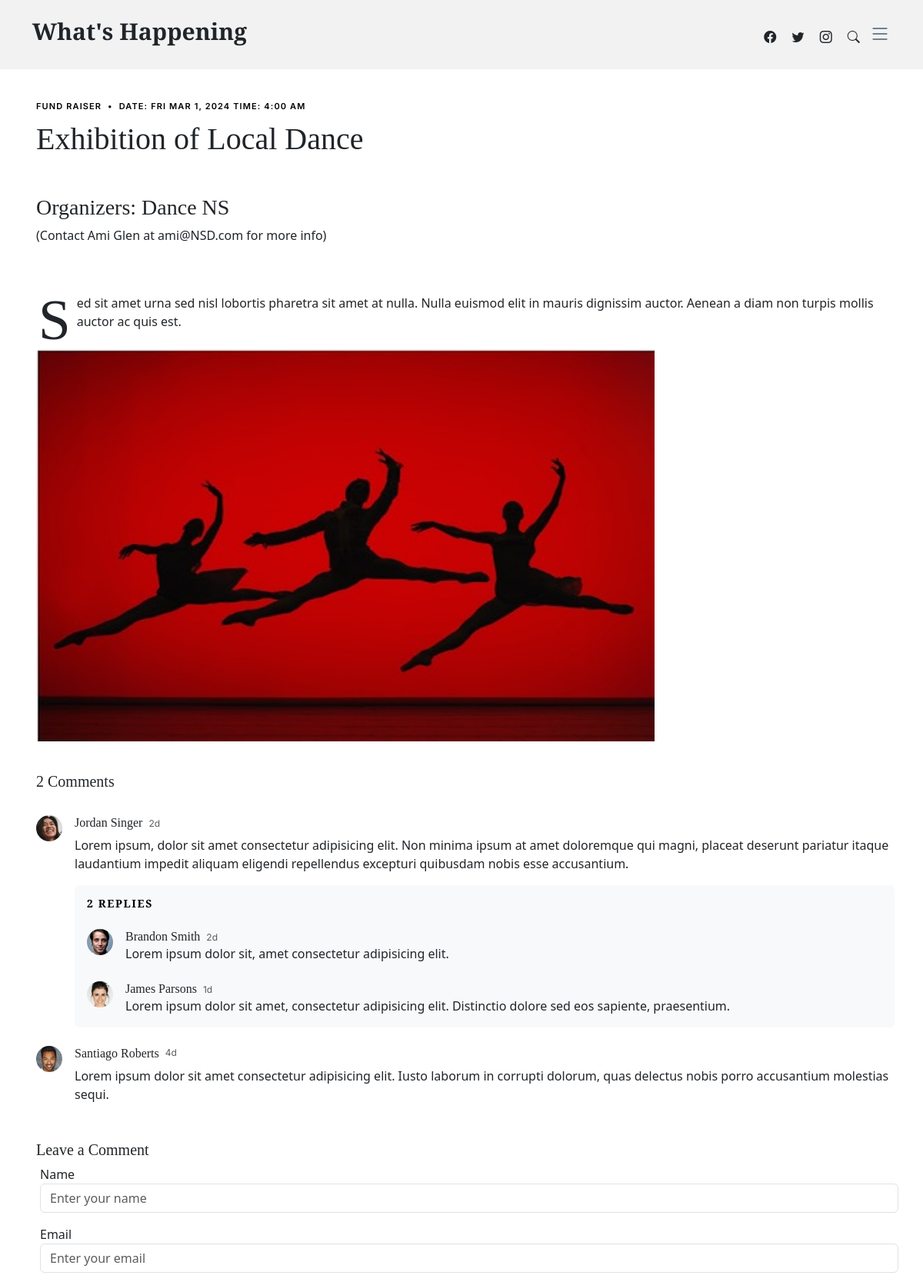
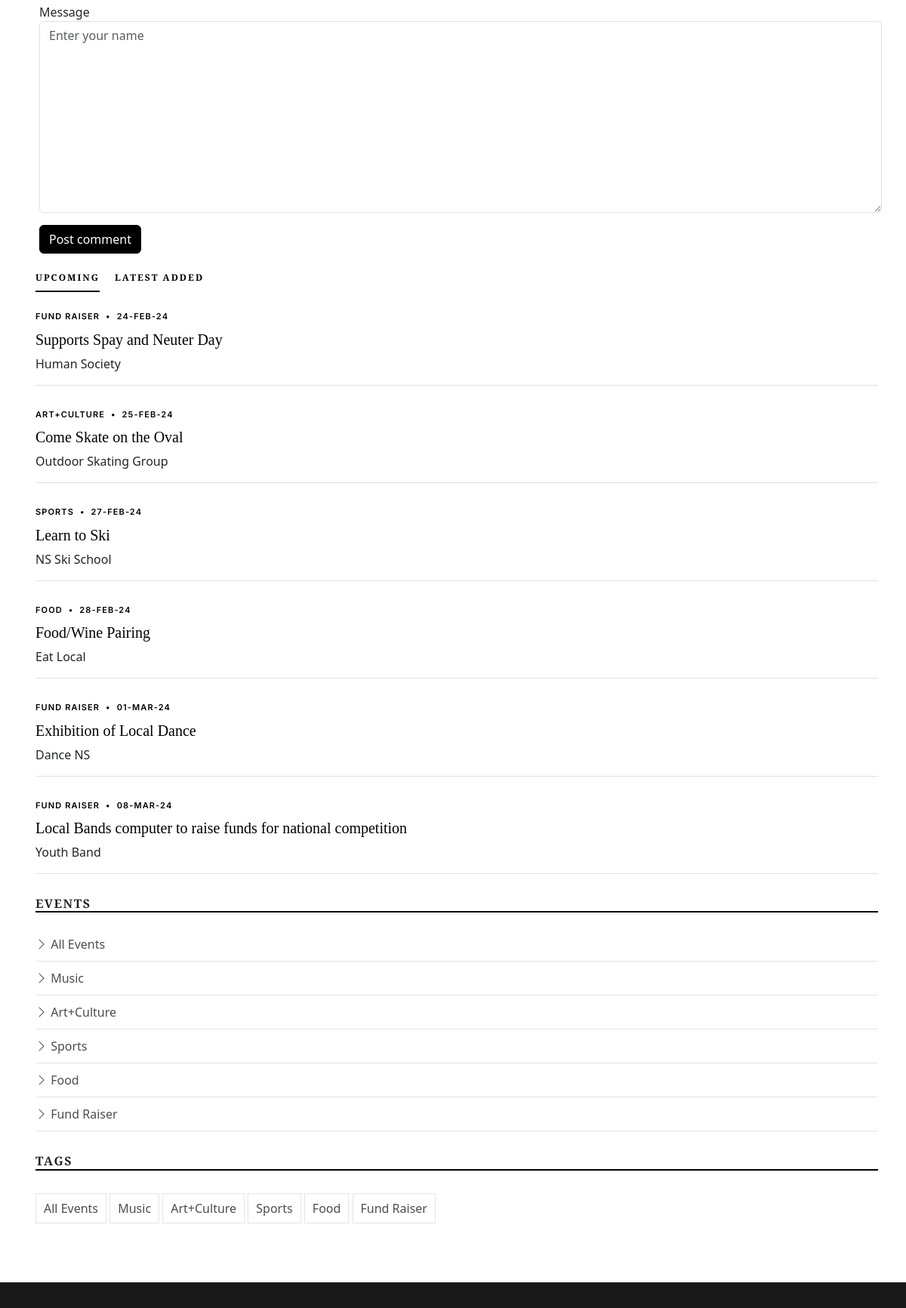
The app's page /single-post.php?type=19 (upper part) with its own data (2 pictures, top to bottom).
### tables this page shows
CREATE TABLE `Events` (
  `EventID` int(11) NOT NULL,
  `EventTypeID` int(11) NOT NULL,
  `GroupID` int(11) NOT NULL,
  `EventDate` timestamp NOT NULL DEFAULT CURRENT_TIMESTAMP,
  `SubmitDate` timestamp NOT NULL DEFAULT CURRENT_TIMESTAMP,
  `EventTitle` varchar(100) NOT NULL,
  `EventImage` varchar(50) NOT NULL,
  `EventDesc` text NOT NULL
);

CREATE TABLE `EventTypes` (
  `EventTypeID` int(11) NOT NULL,
  `TypeName` varchar(100) NOT NULL
);

CREATE TABLE `Groups` (
  `GroupID` int(11) NOT NULL,
  `GroupName` varchar(100) NOT NULL,
  `GroupImage` varchar(50) NOT NULL,
  `GroupType` varchar(100) NOT NULL,
  `GroupDesc` text NOT NULL,
  `ContactName` varchar(255) NOT NULL,
  `ContactEmail` varchar(255) NOT NULL
);

### single-post.php (the view, shortened to what this page needs)
<!DOCTYPE html>
<html lang="en">
<head>
  <link href="assets/vendor/bootstrap/css/bootstrap.min.css" rel="stylesheet">
  <link href="assets/vendor/bootstrap-icons/bootstrap-icons.css" rel="stylesheet">
  <link href="assets/vendor/swiper/swiper-bundle.min.css" rel="stylesheet">
  <link href="assets/vendor/glightbox/css/glightbox.min.css" rel="stylesheet">
  <link href="assets/vendor/aos/aos.css" rel="stylesheet">
  <link href="assets/css/variables.css" rel="stylesheet">
  <link href="assets/css/main.css" rel="stylesheet">
</head>
<body>
   <header id="header" class="header d-flex align-items-center fixed-top">
    <div class="container-fluid container-xl d-flex align-items-center justify-content-between">
      <a href="index.php" class="logo d-flex align-items-center">
        <h1>What's Happening</h1>
      </a>
      <div class="position-relative">
        <a href="#" class="mx-2"><span class="bi-facebook"></span></a>
        <a href="#" class="mx-2"><span class="bi-twitter"></span></a>
        <a href="#" class="mx-2"><span class="bi-instagram"></span></a>
        <a href="#" class="mx-2 js-search-open"><span class="bi-search"></span></a>
        <i class="bi bi-list mobile-nav-toggle"></i>
      </div>
    </div>
  </header>
  <main id="main">
    <section class="single-post-content">
      <div class="container">
        <div class="row">
          <div class="col-md-9 post-content" data-aos="fade-up">
            <?php
              include 'serverlogin.php';
              $conn = new mysqli($db_hostname, $db_username, $db_password, $db_database);
              if(isset($_GET['type'])) {
                  $eventID = $_GET['type'];
                  $sql = "SELECT Events.EventID, Events.EventTypeID, Events.GroupID, Events.EventDate, Events.EventTitle, Events.EventImage, Events.EventDesc, EventTypes.TypeName, Groups.GroupName, Groups.ContactName, Groups.ContactEmail
                          FROM Events
                          INNER JOIN EventTypes ON Events.EventTypeID = EventTypes.EventTypeID
                          INNER JOIN whats_happening.Groups ON Events.GroupID = whats_happening.Groups.GroupID
                          WHERE Events.EventID = $eventID";
                  $result = $conn->query($sql);
                  if ($result->num_rows > 0) {
                    while($row = $result->fetch_assoc()){
                      $string1=substr($row["EventDesc"],0,1);
                      $string2=substr($row["EventDesc"],1,strlen($row["EventDesc"]));
                      $eventDateTime = date_create($row["EventDate"]);
                      $formattedDate = date_format($eventDateTime, "D M j, Y");
                      $formattedTime = date_format($eventDateTime, "g:i A");
                      echo <<<DIVBLOCK
                          <div class="single-post">
                          <div class="post-meta"><span class="date">{$row["TypeName"]}</span> <span class="mx-1">&bullet;</span> <span>DATE: $formattedDate TIME: $formattedTime</span></div>
                          <h1 class="mb-5">{$row["EventTitle"]}</h1>
                          <p><h3>Organizers: {$row["GroupName"]}</h3>
                          <h3></h3>(Contact {$row["ContactName"]} at {$row["ContactEmail"]} for more info)</p><br><br>
                          <p><span class="firstcharacter">{$string1}</span>{$string2} <br><br>
                          <img src={$row["EventImage"]} height="510" width=""1992.450 alt="" class="me-4 thumbnail"></p>
                          </div>
                      DIVBLOCK;
                    }
                  }
                }
            ?>
            <div class="comments">
              <h5 class="comment-title py-4">2 Comments</h5>
              <div class="comment d-flex mb-4">
                <div class="flex-shrink-0">
                  <div class="avatar avatar-sm rounded-circle">
                    <img class="avatar-img" src="assets/img/person-5.jpg" alt="" class="img-fluid">
                  </div>
                </div>
                <div class="flex-grow-1 ms-2 ms-sm-3">
                  <div class="comment-meta d-flex align-items-baseline">
                    <h6 class="me-2">Jordan Singer</h6>
                    <span class="text-muted">2d</span>
                  </div>
                  <div class="comment-body">
                    Lorem ipsum, dolor sit amet consectetur adipisicing elit. Non minima ipsum at amet doloremque qui magni, placeat deserunt pariatur itaque laudantium impedit aliquam eligendi repellendus excepturi quibusdam nobis esse accusantium.
                  </div>
                  <div class="comment-replies bg-light p-3 mt-3 rounded">
                    <h6 class="comment-replies-title mb-4 text-muted text-uppercase">2 replies</h6>
                    <div class="reply d-flex mb-4">
                      <div class="flex-shrink-0">
                        <div class="avatar avatar-sm rounded-circle">
                          <img class="avatar-img" src="assets/img/person-4.jpg" alt="" class="img-fluid">
                        </div>
                      </div>
                      <div class="flex-grow-1 ms-2 ms-sm-3">
                        <div class="reply-meta d-flex align-items-baseline">
                          <h6 class="mb-0 me-2">Brandon Smith</h6>
                          <span class="text-muted">2d</span>
                        </div>
                        <div class="reply-body">
                          Lorem ipsum dolor sit, amet consectetur adipisicing elit.
                        </div>
                      </div>
                    </div>
                    <div class="reply d-flex">
                      <div class="flex-shrink-0">
                        <div class="avatar avatar-sm rounded-circle">
                          <img class="avatar-img" src="assets/img/person-3.jpg" alt="" class="img-fluid">
                        </div>
                      </div>
                      <div class="flex-grow-1 ms-2 ms-sm-3">
                        <div class="reply-meta d-flex align-items-baseline">
                          <h6 class="mb-0 me-2">James Parsons</h6>
                          <span class="text-muted">1d</span>
                        </div>
                        <div class="reply-body">
                          Lorem ipsum dolor sit amet, consectetur adipisicing elit. Distinctio dolore sed eos sapiente, praesentium.
                        </div>
                      </div>
                    </div>
                  </div>
                </div>
              </div>
              <div class="comment d-flex">
                <div class="flex-shrink-0">
                  <div class="avatar avatar-sm rounded-circle">
                    <img class="avatar-img" src="assets/img/person-2.jpg" alt="" class="img-fluid">
                  </div>
                </div>
                <div class="flex-shrink-1 ms-2 ms-sm-3">
                  <div class="comment-meta d-flex">
                    <h6 class="me-2">Santiago Roberts</h6>
                    <span class="text-muted">4d</span>
                  </div>
                  <div class="comment-body">
                    Lorem ipsum dolor sit amet consectetur adipisicing elit. Iusto laborum in corrupti dolorum, quas delectus nobis porro accusantium molestias sequi.
                  </div>
                </div>
              </div>
            </div>
            <div class="row justify-content-center mt-5">
              <div class="col-lg-12">
                <h5 class="comment-title">Leave a Comment</h5>
                <div class="row">
                  <div class="col-lg-6 mb-3">
                    <label for="comment-name">Name</label>
                    <input type="text" class="form-control" id="comment-name" placeholder="Enter your name">
                  </div>
                  <div class="col-lg-6 mb-3">
                    <label for="comment-email">Email</label>
                    <input type="text" class="form-control" id="comment-email" placeholder="Enter your email">
                  </div>
                  <div class="col-12 mb-3">
                    <label for="comment-message">Message</label>
                    <textarea class="form-control" id="comment-message" placeholder="Enter your name" cols="30" rows="10"></textarea>
                  </div>
                  <div class="col-12">
                    <input type="submit" class="btn btn-primary" value="Post comment">
                  </div>
                </div>
              </div>
            </div>
          </div>
          <div class="col-md-3">
            <div class="aside-block">
              <ul class="nav nav-pills custom-tab-nav mb-4" id="pills-tab" role="tablist">
                <li class="nav-item" role="presentation">
                  <button class="nav-link active" id="pills-popular-tab" data-bs-toggle="pill" data-bs-target="#pills-popular" type="button" role="tab" aria-controls="pills-popular" aria-selected="true">UPCOMING</button>
                </li>
                <li class="nav-item" role="presentation">
                  <button class="nav-link" id="pills-trending-tab" data-bs-toggle="pill" data-bs-target="#pills-trending" type="button" role="tab" aria-controls="pills-trending" aria-selected="false">LATEST ADDED</button>
                </li>
              </ul>
              <div class="tab-content" id="pills-tabContent">
                <?php
                  include 'serverlogin.php';
                $conn = new mysqli($db_hostname, $db_username, $db_password, $db_database);
                    $sql = "SELECT  Events.EventID, Events.EventDate, Events.EventTitle, EventTypes.TypeName, Groups.GroupName
                            FROM Events
                            INNER JOIN EventTypes ON Events.EventTypeID = EventTypes.EventTypeID
                            INNER JOIN whats_happening.Groups ON Events.GroupID = whats_happening.Groups.GroupID
                            ORDER BY EventDate ASC;";
                    $result = $conn->query($sql);
                    if ($result->num_rows > 0) {
                      echo "<div class=\"tab-pane fade show active\" id=\"pills-popular\" role=\"tabpanel\" aria-labelledby=\"pills-popular-tab\">";
                      while($row = $result->fetch_assoc()){
                        $eventDateTime = date_create($row["EventDate"]);
                        $formattedDate = date_format($eventDateTime, "d-M-y");
                        echo <<<DIVBLOCK
                          <div class="post-entry-1 border-bottom">
                            <div class="post-meta"><span class="date">{$row["TypeName"]}</span> <span class="mx-1">&bullet;</span> <span>{$formattedDate}</span></div>
                            <h2 class="mb-2"><a href="single-post.php?type={$row["EventID"]}">{$row["EventTitle"]}</a></h2>
                            <span class="author mb-3 d-block">{$row["GroupName"]}</span>
                          </div>
                        DIVBLOCK;
                      }
                      echo "</div>";
                    }
              ?>
            <div class="aside-block">
              <h3 class="aside-title">Events</h3>
              <ul class="aside-links list-unstyled">
                <li><a href="events.php"><i class="bi bi-chevron-right"></i> All Events</a></li>
                <li><a href="events.php"><i class="bi bi-chevron-right"></i> Music</a></li>
                <li><a href="events.php"><i class="bi bi-chevron-right"></i> Art+Culture</a></li>
                <li><a href="events.php"><i class="bi bi-chevron-right"></i> Sports</a></li>
                <li><a href="events.php"><i class="bi bi-chevron-right"></i> Food</a></li>
                <li><a href="events.php"><i class="bi bi-chevron-right"></i> Fund Raiser</a></li>
              </ul>
            </div>
            <div class="aside-block">
              <h3 class="aside-title">Tags</h3>
              <ul class="aside-tags list-unstyled">
              <li><a id="all" href="events.php?type=All">All Events</a></li>
              <li><a id="music" href="events.php?type=Music">Music</a></li>
              <li><a id="artCulture" href="events.php?type=Art">Art+Culture</a></li>
              <li><a id="sports" href="events.php?type=Sports">Sports</a></li>
              <li><a id="food" href="events.php?type=Food">Food</a></li>
              <li><a id="funds" href="events.php?type=Fund Raiser">Fund Raiser</a></li>
              </ul>
            </div>
          </div>
        </div>
      </div>
    </section>
  </main>
  <footer id="footer" class="footer">
    <div class="footer-content">
      <div class="container">
        <div class="row g-5">
        </div>
      </div>
    </div>
</body>
</html>

### assets/css/variables.css (style rules this page uses)
:root { --font-default: 'EB Garamond', system-ui, -apple-system, "Segoe UI", Roboto, "Helvetica Neue", Arial, "Noto Sans", "Liberation Sans", sans-serif, "Apple Color Emoji", "Segoe UI Emoji", "Segoe UI Symbol", "Noto Color Emoji"; --font-primary: 'EB Garamond', serif; --font-secondary: 'Inter', sans-serif; --color-default: #212529; --color-default-rgb: 33, 37, 41; --color-links: #212529; --color-links-hover: #15171a; --color-primary: #212529; --color-primary-light: #26282c; --color-primary-dark: #0b0c0e; --color-primary-rgb: 33, 37, 41; --color-primary-light-rgb: 38, 40, 44; --color-primary-dark-rgb: 11, 12, 14; --color-secondary: #596d80; --color-secondary-light: #8498aa; --color-secondary-dark: #404f5c; --color-secondary-rgb: 89, 109, 128; --color-secondary-light-rgb: 132, 152, 170; --color-secondary-dark-rgb: 64, 79, 92; --color-blue: #0d6efd; --color-blue-rgb: 13, 110, 253; --color-indigo: #6610f2; --color-indigo-rgb: 102, 16, 242; --color-purple: #6f42c1; --color-purple-rgb: 111, 66, 193; --color-pink: #f3268c; --color-pink-rgb: 243, 38, 140; --color-red: #df1529; --color-red-rgb: 223, 21, 4; --color-orange: #fd7e14; --color-orange-rgb: 253, 126, 20; --color-yellow: #ffc107; --color-yellow-rgb: 255, 193, 7; --color-green: #059652; --color-green-rgb: 5, 150, 82; --color-teal: #20c997; --color-teal-rgb: 32, 201, 151; --color-cyan: #0dcaf0; --color-cyan-rgb: 13, 202, 240; --color-white: #ffffff; --color-white-rgb: 255, 255, 255; --color-gray: #6c757d; --color-gray-rgb: 108, 117, 125; --color-black: #000000; --color-black-rgb: 0, 0, 0; }
:root { --bs-blue: var(--color-blue); --bs-indigo: var(--color-indigo); --bs-purple: var(--color-purple); --bs-pink: var(--color-pink); --bs-red: var(--color-red); --bs-orange: var(--color-orange); --bs-yellow: var(--color-yellow); --bs-green: var(--color-green); --bs-teal: var(--color-teal); --bs-cyan: var(--color-cyan); --bs-white: var(--color-white); --bs-gray: var(--color-gray); --bs-gray-dark: #343a40; --bs-gray-100: #f8f9fa; --bs-gray-200: #e9ecef; --bs-gray-300: #dee2e6; --bs-gray-400: #ced4da; --bs-gray-500: #adb5bd; --bs-gray-600: #6c757d; --bs-gray-700: #495057; --bs-gray-800: #343a40; --bs-gray-900: #212529; --bs-primary: var(--color-blue); --bs-secondary: var(--color-blue); --bs-success: #198754; --bs-info: #0dcaf0; --bs-warning: #ffc107; --bs-danger: #dc3545; --bs-light: #f8f9fa; --bs-dark: #212529; --bs-primary-rgb: var(--color-primary-rgb); --bs-secondary-rgb: var(--color-secondary-rgb); --bs-success-rgb: 25, 135, 84; --bs-info-rgb: 13, 202, 240; --bs-warning-rgb: 255, 193, 7; --bs-danger-rgb: 220, 53, 69; --bs-light-rgb: 248, 249, 250; --bs-dark-rgb: 33, 37, 41; --bs-white-rgb: var(--color-white-rgb); --bs-black-rgb: var(--color-black-rgb); --bs-body-color-rgb: var(--color-default-rgb); --bs-body-bg-rgb: 255, 255, 255; --bs-font-sans-serif: var(--font-default); --bs-font-monospace: SFMono-Regular, Menlo, Monaco, Consolas, "Liberation Mono", "Courier New", monospace; --bs-gradient: linear-gradient(180deg, rgba(255, 255, 255, 0.15), rgba(255, 255, 255, 0)); --bs-body-font-family: var(--font-default); --bs-body-font-size: 1rem; --bs-body-font-weight: 400; --bs-body-line-height: 1.5; --bs-body-color: var(--color-default); --bs-body-bg: #fff; }

### records on screen
events: EventTypeID.TypeName "FUND RAISER", EventDate "FRI MAR 1, 2024", EventDate "4:00 AM", EventTitle "Exhibition of Local Dance", GroupID.GroupName "Dance NS", GroupID.ContactName "Ami Glen", GroupID.ContactEmail "ami@NSD.com", EventDesc "S", EventDesc "ed sit amet urna sed nisl lobortis pharetra sit amet at nulla. Nulla euismod elit in mauris dignissim auctor. Aenean a diam non turpis mollis auctor ac quis est.", EventImage (picture), EventDate "01-MAR-24"
events: EventTypeID.TypeName "FUND RAISER", EventDate "24-FEB-24", EventTitle "Supports Spay and Neuter Day", GroupID.GroupName "Human Society"
events: EventTypeID.TypeName "ART+CULTURE", EventDate "25-FEB-24", EventTitle "Come Skate on the Oval", GroupID.GroupName "Outdoor Skating Group"
events: EventTypeID.TypeName "SPORTS", EventDate "27-FEB-24", EventTitle "Learn to Ski", GroupID.GroupName "NS Ski School"
events: EventTypeID.TypeName "FOOD", EventDate "28-FEB-24", EventTitle "Food/Wine Pairing", GroupID.GroupName "Eat Local"
events: EventTypeID.TypeName "FUND RAISER", EventDate "08-MAR-24", EventTitle "Local Bands computer to raise funds for national competition", GroupID.GroupName "Youth Band"
